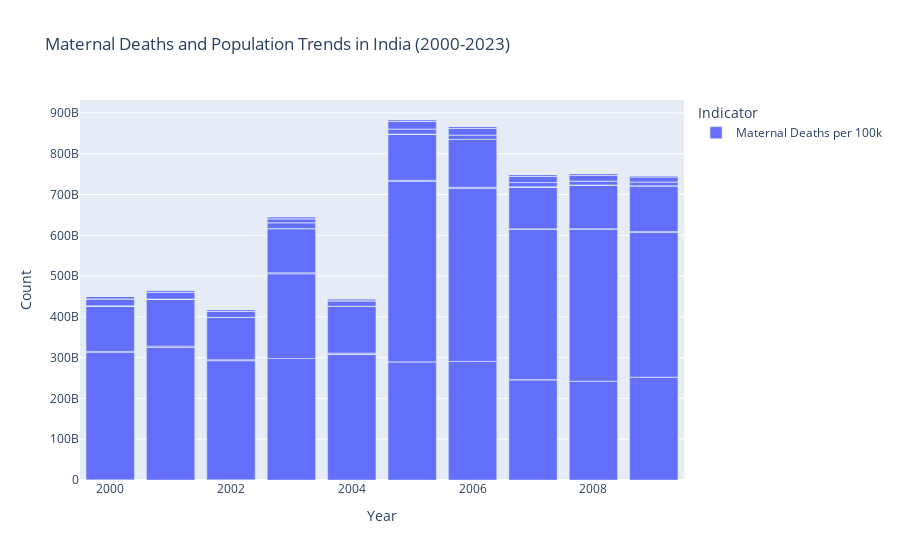

This figure's notebook cell:
### Code cell
fig = px.bar(
    merged_data,
    x='Year',
    y=['Maternal Deaths per 100k'],
    labels={'value': 'Count', 'variable': 'Indicator'},
    title='Maternal Deaths and Population Trends in India (2000-2023)'
)
# Show the plot
fig.show()

### Figure 1 — Plotly figure (JSON) as saved in the notebook; plotly's stock layout.template omitted (floating-point values rounded to 4 significant figures; data arrays with more than 128 entries replaced by an {"elided": "..."} marker saying what was removed)
{"data": [{"alignmentgroup": "True", "hovertemplate": "Indicator=Maternal Deaths per 100k<br>Year=%{x}<br>Count=%{y}<extra></extra>", "legendgroup": "Maternal Deaths per 100k", "marker": {"color": "#636efa", "pattern": {"shape": ""}}, "name": "Maternal Deaths per 100k", "offsetgroup": "Maternal Deaths per 100k", "orientation": "v", "showlegend": true, "textposition": "auto", "type": "bar", "x": {"elided": "480 int values"}, "xaxis": "x", "y": {"elided": "480 float values"}, "yaxis": "y"}], "layout": {"autosize": true, "barmode": "relative", "legend": {"title": {"text": "Indicator"}, "tracegroupgap": 0}, "title": {"text": "Maternal Deaths and Population Trends in India (2000-2023)"}, "xaxis": {"anchor": "y", "autorange": true, "domain": [0, 1], "range": [2000.0, 2010.0], "title": {"text": "Year"}, "type": "linear"}, "yaxis": {"anchor": "x", "autorange": true, "domain": [0, 1], "range": [0, 931700000000.0], "title": {"text": "Count"}, "type": "linear"}}}
